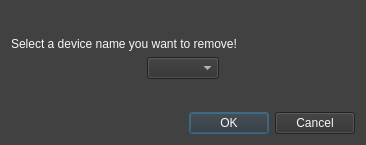
<?xml version="1.0" encoding="UTF-8"?>
<ui version="4.0">
 <class>RemoveDevWin</class>
 <widget class="QDialog" name="RemoveDevWin">
  <property name="geometry">
   <rect>
    <x>0</x>
    <y>0</y>
    <width>366</width>
    <height>145</height>
   </rect>
  </property>
  <property name="windowTitle">
   <string>Remove Device</string>
  </property>
  <property name="styleSheet">
   <string notr="true">QDialog{
  background-color: #414141;
	color: rgb(238, 238, 236);
}</string>
  </property>
  <layout class="QGridLayout" name="gridLayout">
   <item row="0" column="0">
    <layout class="QVBoxLayout" name="verticalLayout">
     <item>
      <spacer name="verticalSpacer_2">
       <property name="orientation">
        <enum>Qt::Vertical</enum>
       </property>
       <property name="sizeHint" stdset="0">
        <size>
         <width>20</width>
         <height>40</height>
        </size>
       </property>
      </spacer>
     </item>
     <item>
      <widget class="QLabel" name="label">
       <property name="styleSheet">
        <string notr="true">color: #f8f8f2;</string>
       </property>
       <property name="text">
        <string>Select a device name you want to remove!</string>
       </property>
      </widget>
     </item>
     <item>
      <layout class="QHBoxLayout" name="horizontalLayout">
       <item>
        <spacer name="horizontalSpacer">
         <property name="orientation">
          <enum>Qt::Horizontal</enum>
         </property>
         <property name="sizeHint" stdset="0">
          <size>
           <width>40</width>
           <height>20</height>
          </size>
         </property>
        </spacer>
       </item>
       <item>
        <widget class="QComboBox" name="comboBox">
         <property name="styleSheet">
          <string notr="true">background-color: #313131;
color: #f8f8f2;</string>
         </property>
        </widget>
       </item>
       <item>
        <spacer name="horizontalSpacer_2">
         <property name="orientation">
          <enum>Qt::Horizontal</enum>
         </property>
         <property name="sizeHint" stdset="0">
          <size>
           <width>40</width>
           <height>20</height>
          </size>
         </property>
        </spacer>
       </item>
      </layout>
     </item>
     <item>
      <spacer name="verticalSpacer">
       <property name="orientation">
        <enum>Qt::Vertical</enum>
       </property>
       <property name="sizeHint" stdset="0">
        <size>
         <width>20</width>
         <height>40</height>
        </size>
       </property>
      </spacer>
     </item>
     <item>
      <widget class="QDialogButtonBox" name="buttonBox">
       <property name="styleSheet">
        <string notr="true">background-color: #313131;
color: #f8f8f2;</string>
       </property>
       <property name="orientation">
        <enum>Qt::Horizontal</enum>
       </property>
       <property name="standardButtons">
        <set>QDialogButtonBox::Cancel|QDialogButtonBox::Ok</set>
       </property>
      </widget>
     </item>
    </layout>
   </item>
  </layout>
 </widget>
 <resources/>
 <connections>
  <connection>
   <sender>buttonBox</sender>
   <signal>accepted()</signal>
   <receiver>RemoveDevWin</receiver>
   <slot>accept()</slot>
   <hints>
    <hint type="sourcelabel">
     <x>248</x>
     <y>254</y>
    </hint>
    <hint type="destinationlabel">
     <x>157</x>
     <y>274</y>
    </hint>
   </hints>
  </connection>
  <connection>
   <sender>buttonBox</sender>
   <signal>rejected()</signal>
   <receiver>RemoveDevWin</receiver>
   <slot>reject()</slot>
   <hints>
    <hint type="sourcelabel">
     <x>316</x>
     <y>260</y>
    </hint>
    <hint type="destinationlabel">
     <x>286</x>
     <y>274</y>
    </hint>
   </hints>
  </connection>
 </connections>
</ui>
